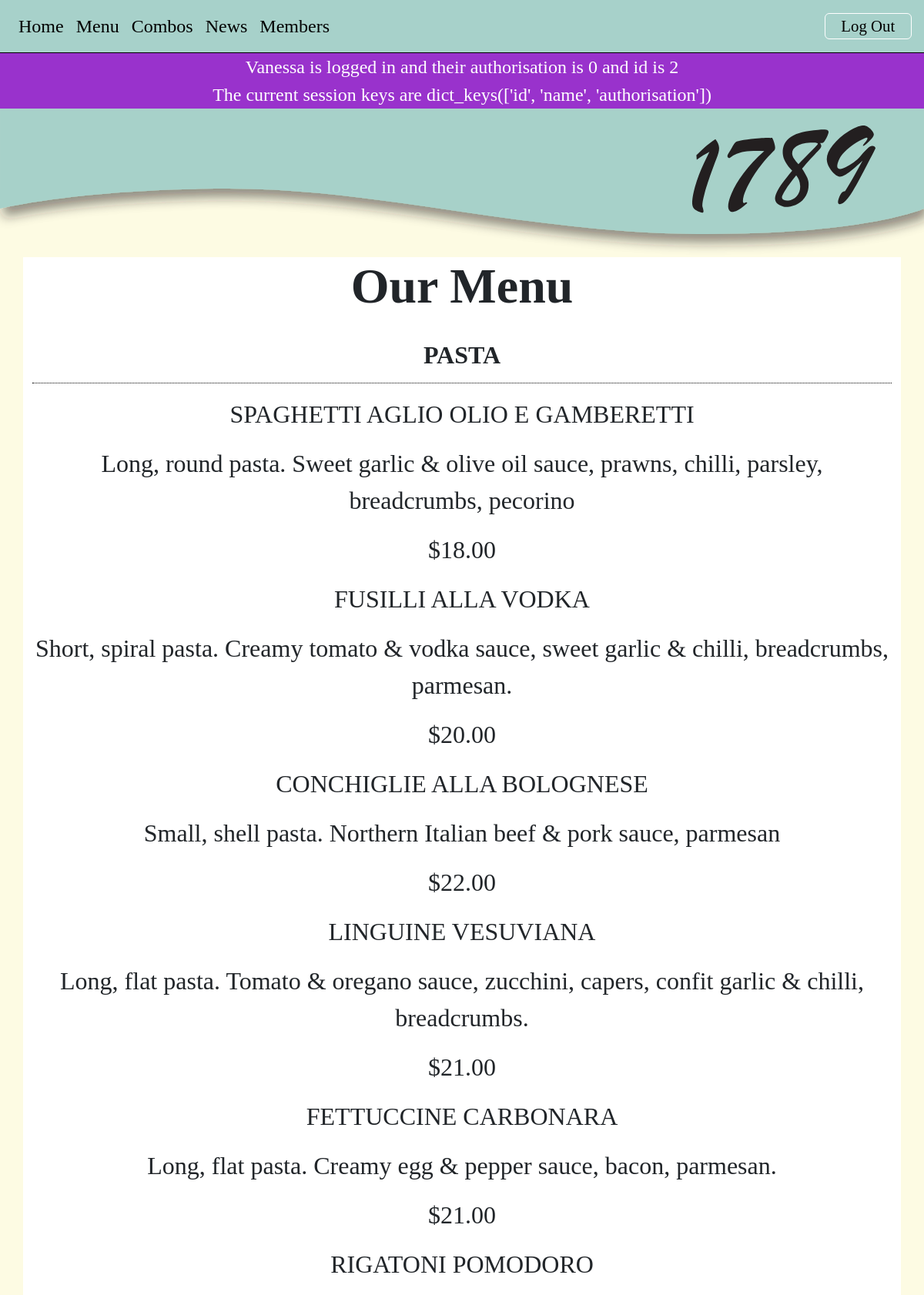
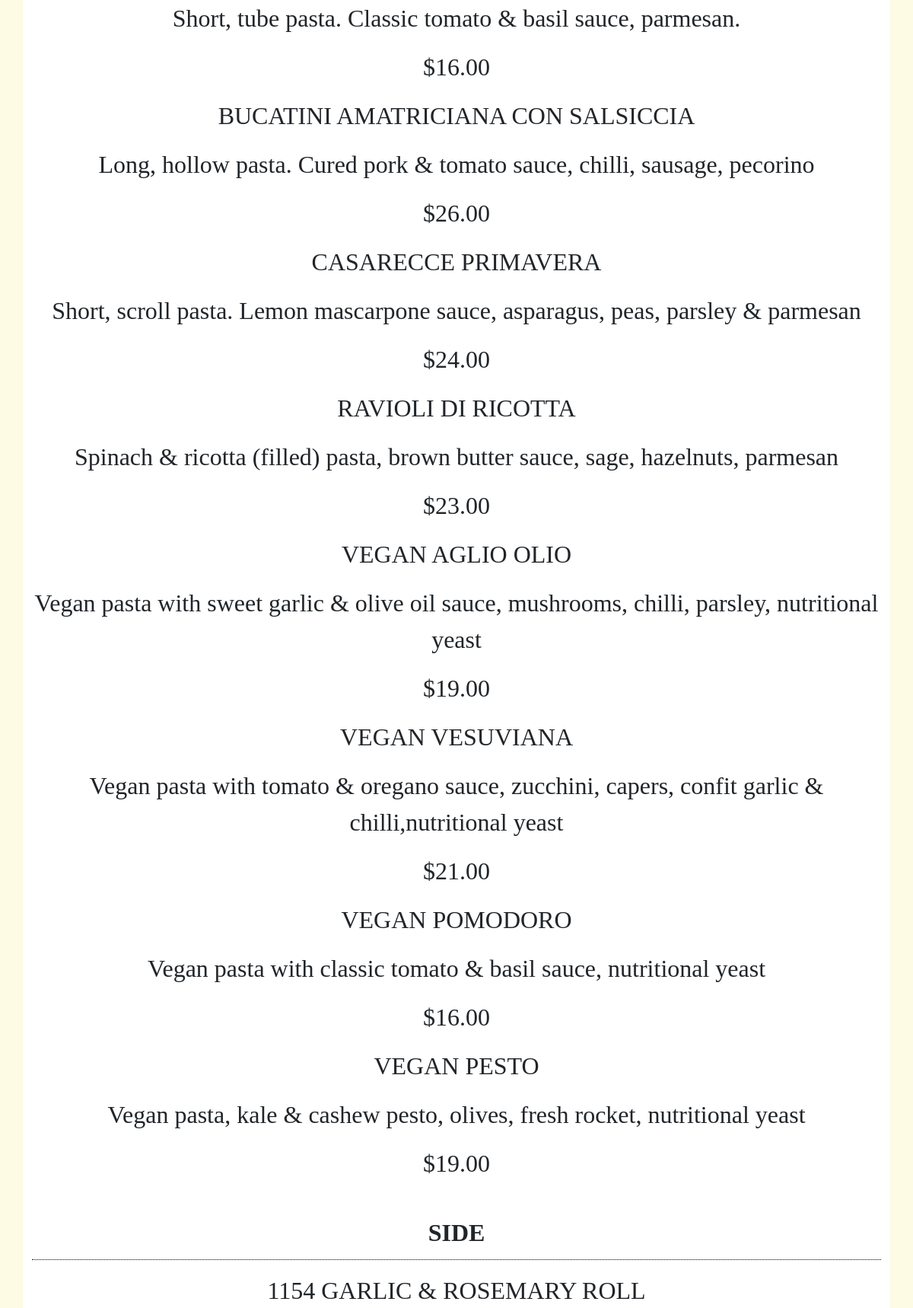
Page /menu (signed in, upper part) on the committed database (2 pictures, top to bottom).
### tables this page shows
CREATE TABLE food(
  food_id integer primary key autoincrement not null,
    title text not null unique,
    price real not null,
    description text unique,
    type text not null,
    image text
);

### server.py (the view)
@app.route('/menu')
def menu():
    sql = """select title, description, price, type from food"""
    result = run_search_query_tuples(sql, (), db_path, True)
    return render_template("menu.html", menu=result)

### db_functions.py (called while the page is built)
def run_search_query_tuples(sql_query, values_tuple, file_path, rowfactory=False):
    result = None
    try:
        db = sqlite3.connect(file_path)
        if rowfactory:
            db.row_factory = sqlite3.Row
        cursor = db.cursor()
        cursor.execute(sql_query, values_tuple)
        result = cursor.fetchall()
        cursor.close()
    except sqlite3.Error as error:
        print("Error running search query tuples: {}".format(error))
        return None
    db.close()
    if result is None:
        print("No search values were found")
    return result

### server.py (called while the page is built)
@app.template_filter()
def make_price(p):
    return "${:.2f}".format(p)

### templates/menu.html (shortened to what this page needs)
{% extends "layout.html" %}
{% block banner %}
static/images/small_banner.svg
{% endblock %}
{% block content %}
<div class="container-lg">
    <h1>Our Menu</h1>
    {% set ns=namespace(type = "") %}
    {% for row in menu %}
    {% if ns.type != row['type'] %}
    <h2 class="body-text menu-title"> {{ row['type'] }}</h2>
        {% set ns.type=row['type'] %}
    {% endif %}
    <p class="body-text"> {{ row['title'] }}</p>
    <p class="body-text"> {{ row['description'] }}</p>
    <p class="body-text"> {{ row['price'] | make_price }}</p>
    {% endfor %}
</div>
{% endblock %}

### static/styles.css (style rules this page uses)
:root { --brand-paper: rgb(253,251,227); --brand-green: rgb(167,209,202); --brand-green-pale: rgb(223,237,224); }
body { font-family: 'Cormorant Garamond', serif; font-size: 100%; background-color: var(--brand-paper); margin:0; }
.body-text { font-size: 2em; text-align: center; }
h1 { font-size: 4em; text-align: center; font-weight: 600; margin: 0; }
h2 { border-bottom: 1px solid gray; }
.container-lg { border: 0px solid pink; background-color: rgb(255,255,255); overflow: auto; margin-bottom: 2.5em; }
.menu-title { border-bottom: 1px dotted black; padding: 1em 0 0.5em 0; font-weight: bold; margin-bottom: 0.5em; }

### rows in the picture
food: type "PASTA", title "SPAGHETTI AGLIO OLIO E GAMBERETTI", description "Long, round pasta. Sweet garlic & olive oil sauce, prawns, chilli, parsley, breadcrumbs, pecorino", price|make_price "$18.00"
food: title "FUSILLI ALLA VODKA", description "Short, spiral pasta. Creamy tomato & vodka sauce, sweet garlic & chilli, breadcrumbs, parmesan.", price|make_price "$20.00"
food: title "CONCHIGLIE ALLA BOLOGNESE", description "Small, shell pasta. Northern Italian beef & pork sauce, parmesan", price|make_price "$22.00"
food: title "LINGUINE VESUVIANA", description "Long, flat pasta. Tomato & oregano sauce, zucchini, capers, confit garlic & chilli, breadcrumbs.", price|make_price "$21.00"
food: title "FETTUCCINE CARBONARA", description "Long, flat pasta. Creamy egg & pepper sauce, bacon, parmesan.", price|make_price "$21.00"
food: title "RIGATONI POMODORO", description "Short, tube pasta. Classic tomato & basil sauce, parmesan.", price|make_price "$16.00"
food: title "BUCATINI AMATRICIANA CON SALSICCIA", description "Long, hollow pasta. Cured pork & tomato sauce, chilli, sausage, pecorino", price|make_price "$26.00"
food: title "CASARECCE PRIMAVERA", description "Short, scroll pasta. Lemon mascarpone sauce, asparagus, peas, parsley & parmesan", price|make_price "$24.00"
food: title "RAVIOLI DI RICOTTA", description "Spinach & ricotta (filled) pasta, brown butter sauce, sage, hazelnuts, parmesan", price|make_price "$23.00"
food: title "VEGAN AGLIO OLIO", description "Vegan pasta with sweet garlic & olive oil sauce, mushrooms, chilli, parsley, nutritional yeast", price|make_price "$19.00"
food: title "VEGAN VESUVIANA", description "Vegan pasta with tomato & oregano sauce, zucchini, capers, confit garlic & chilli,nutritional yeast", price|make_price "$21.00"
food: title "VEGAN POMODORO", description "Vegan pasta with classic tomato & basil sauce, nutritional yeast", price|make_price "$16.00"
food: title "VEGAN PESTO", description "Vegan pasta, kale & cashew pesto, olives, fresh rocket, nutritional yeast", price|make_price "$19.00"
food: type "SIDE", title "1154 GARLIC & ROSEMARY ROLL"

### other values in the picture
{{ session['name'] }} "Vanessa"
{{ session['authorisation'] }} "0"
{{ session['id'] }} "2"
{{ session.keys() }} "dict_keys(['id', 'name', 'authorisation'])"
